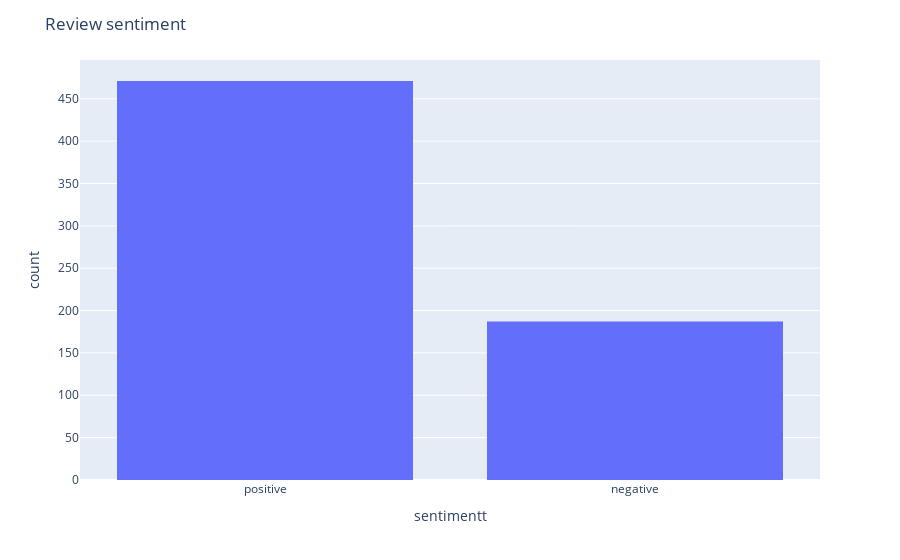

Here is the notebook cell this chart was saved with:
### Code cell
data['sentimentt'] = data['sentiment'].replace({-1 : 'negative'})
data['sentimentt'] = data['sentimentt'].replace({1 : 'positive'})
fig = px.histogram(data, x="sentimentt")
#fig.update_traces(marker_color="yellow",marker_line_color='rgb(8,48,107)',
                 # marker_line_width=1.5)
fig.update_layout(title_text='Review sentiment')
fig.show()

### Figure 1 — Plotly figure (JSON) as saved in the notebook; plotly's stock layout.template omitted (floating-point values rounded to 4 significant figures; data arrays with more than 128 entries replaced by an {"elided": "..."} marker saying what was removed)
{"data": [{"alignmentgroup": "True", "bingroup": "x", "hovertemplate": "sentimentt=%{x}<br>count=%{y}<extra></extra>", "legendgroup": "", "marker": {"color": "#636efa", "pattern": {"shape": ""}}, "name": "", "offsetgroup": "", "orientation": "v", "showlegend": false, "type": "histogram", "x": {"elided": "658 str values"}, "xaxis": "x", "yaxis": "y"}], "layout": {"barmode": "relative", "legend": {"tracegroupgap": 0}, "margin": {"t": 60}, "title": {"text": "Review sentiment"}, "xaxis": {"anchor": "y", "domain": [0.0, 1.0], "title": {"text": "sentimentt"}}, "yaxis": {"anchor": "x", "domain": [0.0, 1.0], "title": {"text": "count"}}}}
